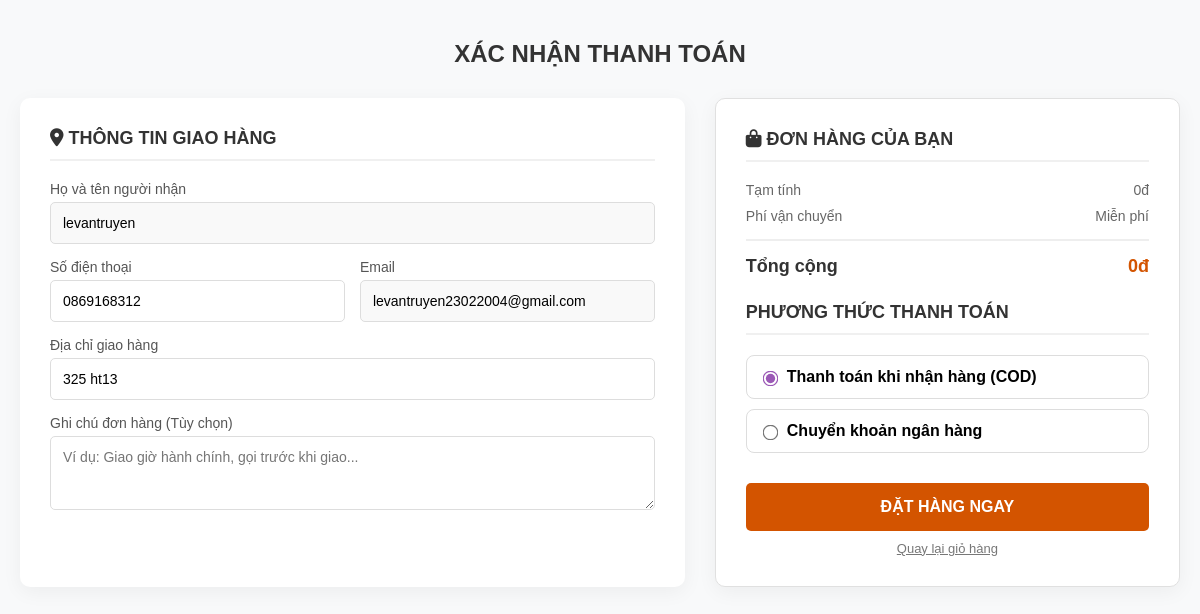
Screenshot of /users_area/payment.php (signed in) with the database file from the repository.
### tables this page shows
CREATE TABLE `user_table` (
  `user_id` int(11) NOT NULL,
  `username` varchar(100) NOT NULL,
  `user_email` varchar(100) NOT NULL,
  `user_password` varchar(255) NOT NULL,
  `user_image` varchar(255) NOT NULL,
  `user_ip` varchar(100) NOT NULL,
  `user_address` varchar(255) NOT NULL,
  `user_mobile` varchar(20) NOT NULL
);

### users_area/payment.php (the view, shortened to what this page needs)
<?php
include('../functions/common_function.php');
$username = $_SESSION['username'];
$get_user = "SELECT * FROM `user_table` WHERE username='$username'";
$result = mysqli_query($con, $get_user);
$run_query = mysqli_fetch_array($result);
$name = $run_query['username'];
$email = $run_query['user_email'];
$address = $run_query['user_address'];
$phone = $run_query['user_mobile'];
?>
<!DOCTYPE html>
<html lang="vi">
<head>
    <link rel="stylesheet" href="https://cdnjs.cloudflare.com/ajax/libs/font-awesome/6.0.0/css/all.min.css">
</head>
<body>
    <h2 style="text-align: center; margin-bottom: 30px; color: #333;">XÁC NHẬN THANH TOÁN</h2>
    <form action="" method="post">
        <div class="checkout-container">
            <div class="col-left">
                <h3><i class="fas fa-map-marker-alt"></i> Thông tin giao hàng</h3>
                <div class="form-group">
                    <label>Họ và tên người nhận</label>
                    <input type="text" name="user_name" value="<?php echo $name ?>" required readonly style="background: #f9f9f9;">
                </div>
                <div class="row-input">
                    <div class="form-group">
                        <label>Số điện thoại</label>
                        <input type="text" name="user_mobile" value="<?php echo $phone ?>" required>
                    </div>
                    <div class="form-group">
                        <label>Email</label>
                        <input type="email" name="user_email" value="<?php echo $email ?>" required readonly style="background: #f9f9f9;">
                    </div>
                </div>
                <div class="form-group">
                    <label>Địa chỉ giao hàng</label>
                    <input type="text" name="user_address" value="<?php echo $address ?>" required placeholder="Số nhà, đường, phường/xã...">
                </div>
                <div class="form-group">
                    <label>Ghi chú đơn hàng (Tùy chọn)</label>
                    <textarea name="order_note" rows="3" placeholder="Ví dụ: Giao giờ hành chính, gọi trước khi giao..."></textarea>
                </div>
            </div>
            <div class="col-right">
                <h3><i class="fas fa-shopping-bag"></i> Đơn hàng của bạn</h3>
                    <?php
                    $total_price = 0;
                    ?>
                <div class="summary-row"><span>Tạm tính</span><span><?php echo number_format($total_price, 0, ',', '.') ?>đ</span></div>
                <div class="summary-row"><span>Phí vận chuyển</span><span>Miễn phí</span></div>
                <div class="summary-total"><span>Tổng cộng</span><span style="color: #d35400;"><?php echo number_format($total_price, 0, ',', '.') ?>đ</span></div>
                <div class="payment-methods">
                    <h3>Phương thức thanh toán</h3>
                    <label class="payment-option">
                        <input type="radio" name="payment_mode" value="cod" checked onclick="toggleQR(false)">
                        <div><strong>Thanh toán khi nhận hàng (COD)</strong></div>
                    </label>
                    <label class="payment-option">
                        <input type="radio" name="payment_mode" value="bank" onclick="toggleQR(true)">
                        <div><strong>Chuyển khoản ngân hàng</strong></div>
                    </label>
                </div>
                <button type="submit" name="user_checkout" class="btn-checkout">ĐẶT HÀNG NGAY</button>
                <a href="../cart.php" style="display: block; text-align: center; margin-top: 10px; color: #777; font-size: 13px;">Quay lại giỏ hàng</a>
            </div>
        </div>
    </form>
</body>
</html>

### users_area/payment.php (style rules this page uses)
* { box-sizing: border-box; font-family: 'Poppins', sans-serif; }
body { background-color: #f8f9fa; margin: 0; padding: 20px; }
.checkout-container { max-width: 1200px; margin: 0 auto; display: flex; flex-wrap: wrap; gap: 30px; }
.col-left { flex: 1.5; background: #fff; padding: 30px; border-radius: 10px; box-shadow: 0 5px 20px rgba(0,0,0,0.05); }
.col-right { flex: 1; background: #fff; padding: 30px; border-radius: 10px; box-shadow: 0 5px 20px rgba(0,0,0,0.05); height: fit-content; border: 1px solid #e0e0e0; }
h3 { margin-top: 0; margin-bottom: 20px; font-size: 18px; text-transform: uppercase; color: #333; border-bottom: 2px solid #f0f0f0; padding-bottom: 10px; }
.form-group { margin-bottom: 15px; }
.form-group label { display: block; margin-bottom: 5px; font-weight: 500; color: #555; font-size: 14px; }
.form-group input, .form-group textarea { width: 100%; padding: 12px; border: 1px solid #ddd; border-radius: 5px; font-size: 14px; outline: none; transition: border-color 0.3s; }
.row-input { display: flex; gap: 15px; }
.row-input .form-group { flex: 1; }
.summary-row { display: flex; justify-content: space-between; margin-bottom: 10px; font-size: 14px; color: #666; }
.summary-total { border-top: 2px solid #eee; padding-top: 15px; margin-top: 15px; font-size: 18px; font-weight: bold; color: #333; display: flex; justify-content: space-between; }
.payment-methods { margin-top: 25px; }
.payment-option { display: flex; align-items: center; padding: 12px; border: 1px solid #ddd; border-radius: 8px; margin-bottom: 10px; cursor: pointer; transition: all 0.3s; }
.payment-option input { margin-right: 10px; accent-color: #9b59b6; transform: scale(1.2); }
.btn-checkout { width: 100%; padding: 15px; background-color: #d35400; color: white; border: none; border-radius: 5px; font-size: 16px; font-weight: bold; cursor: pointer; text-transform: uppercase; margin-top: 20px; transition: background 0.3s; }

### rows the page displays
user_table: user_name "levantruyen", user_mobile "0869168312", user_email "levantruyen23022004@gmail.com", user_address "325 ht13"

### other values shown
$total_price "0"
